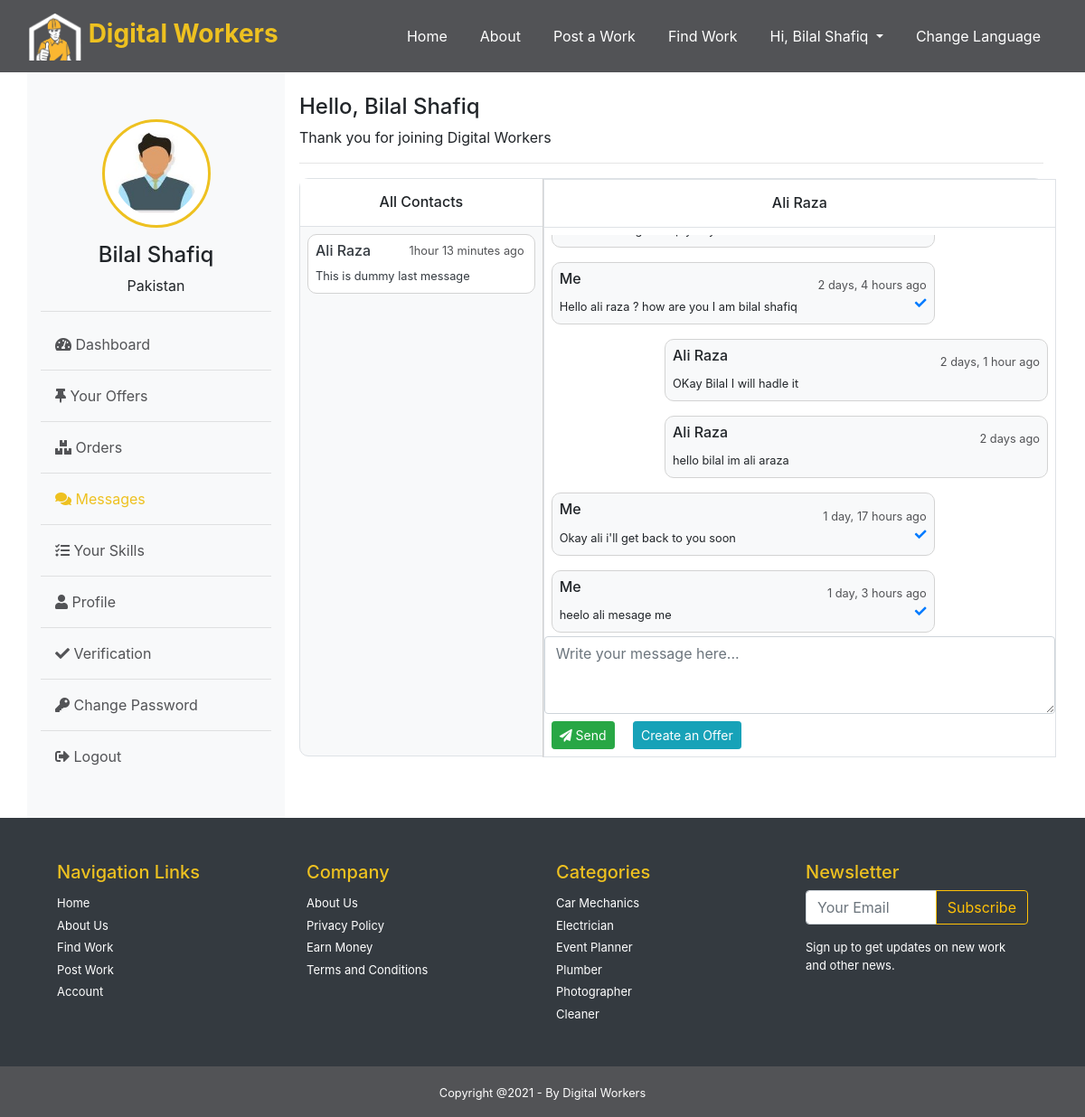
/worker/inbox?sender=2 (signed in), run on the app's committed database.
### Home/models.py (models this page shows, shortened)
class User(AbstractBaseUser):
    id = models.BigAutoField(primary_key=True)
    name = models.CharField(max_length=30, blank=True)
    email = models.EmailField(max_length=60, unique=True, blank=False)
    date_joined =models.DateTimeField(auto_now_add=True)
    last_login =models.DateTimeField(auto_now=True,blank=True)
    is_admin = BooleanField(default=False)
    is_active = BooleanField(default=True)
    is_staff = BooleanField(default=False)
    is_superuser = BooleanField(default=False)
    role = models.CharField(max_length=30, default='User', blank=True)
    USERNAME_FIELD = 'email'
    REQUIRED_FIELDS= [ 'name','role']
    objects  = MyUserManager()

### Buyer/models.py (models this page shows, shortened)
class Message(models.Model):
    id = models.BigAutoField(primary_key=True)
    sender = models.ForeignKey(settings.AUTH_USER_MODEL, on_delete=models.CASCADE, null=True, related_name="sender")
    reciever = models.ForeignKey(settings.AUTH_USER_MODEL, on_delete=models.CASCADE, null=True , related_name="reciever")
    message = models.TextField( null=True)
    sent_at=models.DateTimeField(auto_now_add=True)
    is_read=models.BooleanField(null=True, default=False)

### Middlewares/auth_worker.py (the view)
    def middleware(request):
        if not request.user.is_authenticated:
            messages.error(request, 'You need to login as Worker!')
            return redirect('login')
        elif request.user.role != 'worker':
            messages.error(request, 'You need to login as Worker!')
            return redirect('login')
        response = get_response(request)
        return response

### Middlewares/auth_worker.py (called while the page is built)
def auth_middleware(get_response):
    def middleware(request):
        if not request.user.is_authenticated:
            messages.error(request, 'You need to login as Worker!')
            return redirect('login')
        elif request.user.role != 'worker':
            messages.error(request, 'You need to login as Worker!')
            return redirect('login')
        response = get_response(request)
        return response
    return middleware

### Worker/views.py (called while the page is built, shortened)
@auth_middleware
def inbox(request):
    if request.method=="GET" and request.GET.get('sender') :
        sender=request.GET.get('sender')
    else:
        sender=1
    sender=User.objects.get(id=sender)
    contacts = Message.objects.filter(reciever=request.user)
    senders = contacts.values_list('sender__id', flat=True).distinct()
    user = User.objects.filter(id__in=senders)
    context={
        "contacts":user,
        "inboxs":Message.objects.filter( Q(reciever=request.user) & Q(sender=sender) | Q(sender=request.user) & Q(reciever=sender) ).order_by("sent_at"),
    }
    return render(request,"worker/inbox.html", context)

### templates/Worker/inbox.html (shortened to what this page needs)
{% extends 'Worker/layout.html' %}
{% block messages %}active{% endblock messages %}
{% load static %}
{% block body %}
<div class="message-box  bg-light border " style="height:40rem">
    <div class="row">
        <div class="col-md-4 pr-0 contact-col" style="height: 40rem; overflow:auto">
            <h6 class="p-3 bg-white border-bottom text-center">All Contacts</h6>
            {% for contact in contacts %}
             <a href="inbox?sender={{contact.id}}"  class="text-dark">
             <div class="contact-box p-2 m-2 " >
                <h6 class="" style="position: absolute; left: 20;">{{contact.name}}</h6> <small class="text-gray" style="position: absolute;right: 0; margin-right: 20px;">1hour 13 minutes ago</small> <br>
                <small>This is dummy last message</small>
            </div> </a>
            {% endfor %}
        </div>
        <div class="col-md-8 p-0 bg-white border" >
            <h6 class="p-3 bg-white border-bottom text-center">{{inboxs.0.sender.name}}</h6>
            <div style="height: 28rem; overflow:auto" id="scroll_box">
            {% for inbox in inboxs  %}
            {% if inbox.sender == request.user %}
                <div class="message-box p-2 m-2 w-75 bg-light float-left">
                    <h6 class="">Me</h6> <small class="float-right text-gray"  style="margin-top:-20px">{{inbox.sent_at|timesince}} ago</small>
                    <small>{{inbox.message}}</small>
                    <small class="float-right"><i class="fas fa-check text-primary"></i></small>
                </div>
            {% else %}
                <div class="message-box p-2 m-2 w-75 bg-light float-right">
                    <h6 class="">{{inbox.sender.name}}</h6> <small class="float-right text-gray" style="margin-top:-20px" >{{inbox.sent_at|timesince}} ago</small>
                    <small>{{inbox.message}}</small>
                </div>
            {% endif %}
            {% endfor %}
            </div>
            <div class="send-box ">
                <form action="" method="post"> <input type="hidden" name="rid" value="{{request.GET.sender}}">
                <textarea name="message" id="" class="form-control" required cols="120" rows="3" placeholder="Write your message here..."></textarea>
                <button type="submit" class="btn btn-sm btn-success m-2"><i class="fas fa-paper-plane"></i>  Send</button>
                <button class="btn btn-sm btn-info m-2">Create an Offer</button></form>
            </div>
        </div>
    </div>
</div>
{% endblock body %}

### templates/Worker/layout.html (shortened to what this page needs)
<!DOCTYPE html>
<html lang="en">
<head>
    {% load static %}
    <link rel="stylesheet" href="{% static 'css/style.css' %}">
    <link rel="stylesheet" href="{% static 'css/dashboard.css' %}">
    <link rel="stylesheet" href="https://cdn.jsdelivr.net/npm/bootstrap@4.6.0/dist/css/bootstrap.min.css"
>
     <link rel="stylesheet" href="https://pro.fontawesome.com/releases/v5.10.0/css/all.css"
/>
        <link rel="stylesheet" href="https://cdnjs.cloudflare.com/ajax/libs/OwlCarousel2/2.2.1/assets/owl.carousel.min.css">
        <link rel="stylesheet" href="https://cdnjs.cloudflare.com/ajax/libs/OwlCarousel2/2.2.1/assets/owl.theme.default.min.css">
</head>
<body >
    <nav class="navbar navbar-expand-lg navbar-dark bg-gray ">
          <div class="container-fluid">
        <a class="navbar-brand" href="home"><img src="{% static 'images/DIGITAL WORKERS.png' %}" width="60"  alt=""> Digital Workers</a>
        <div class="collapse navbar-collapse" id="navbarSupportedContent">
           <ul class="navbar-nav ml-auto">
            <li class="nav-item {% block home %}{% endblock home %}">
              <a class="nav-link" href="{% url 'index' %}">Home <span class="sr-only">(current)</span></a>
            </li>
            <li class="nav-item {% block about %}{% endblock about %}">
              <a class="nav-link" href="{% url 'about' %}">About</a>
            </li>
            <li class="nav-item {% block post_work %}{% endblock post_work %}">
                <a class="nav-link" href="{% url 'post_work' %}">Post a Work</a>
              </li>
              <li class="nav-item {% block find_work %}{% endblock find_work %}">
                <a class="nav-link" href="{% url 'find_work' %}">Find Work</a>
              </li>
              {% if user.is_authenticated %}
                <li class="nav-item dropdown">
                    <a id="navbarDropdown" class="nav-link dropdown-toggle" href="#" role="button" data-toggle="dropdown" aria-haspopup="true" aria-expanded="false" v-pre>
                     Hi, {% if user.name %} {{user.name}} {% else %}  User Name {% endif %}
                    </a>
                </li>
               {% endif %}
               <li class="nav-item ">
                <a class="nav-link" data-toggle="modal" data-target=".bd-example-modal-lg" >Change Language</a>
              </li>
          </ul>
        </div>
         </div>
    </nav>
<div class="container">
    <div class="row">
        <div class="col-md-3 bg-light">
             <br> <br>
            <div class="info text-center mt-1">
             <img class="user-img" src=" {% static 'images/client.jpg' %}"  alt="">
             <h4 class="mt-3"> {{request.user.name}}</h4>
             <p>{{request.user.location}}  Pakistan</p>
             <hr>
             <ul class="text-left  custom-nav p-0 ">
             <li class="nav-link"><a href="{% url 'worker_dashboard' %}" class=" text-gray fs-16 {% block dashboard %}{% endblock dashboard %}" ><i class="fas fa-tachometer-alt "></i> Dashboard</a>  </li> <hr class="my-2">
             <li class="nav-link"><a href="{% url 'worker_offers' %}" class="text-gray fs-16 {% block offers %}{% endblock offers %}" ><i class="fas fa-thumbtack"></i> Your Offers</a>  </li><hr class="my-2">
             <li class="nav-link"> <a href="{% url 'worker_orders' %}" class=" text-gray fs-16 {% block orders %}{% endblock orders %}"><i class="fas fa-boxes"></i> Orders</a> </li><hr class="my-2">
             <li class="nav-link"><a href="{% url 'worker_inbox' %}" class="  text-gray fs-16 {% block messages %}{% endblock messages %}"><i class="fas fa-comments"></i> Messages</a>  </li><hr class="my-2">
             <li class="nav-link"><a href="{% url 'skills' %}" class="  text-gray fs-16 {% block skills %}{% endblock skills %}"><i class="fas fa-tasks"></i> Your Skills</a>  </li><hr class="my-2">
             <li class="nav-link"><a href="{% url 'worker_profile' %}" class="  text-gray fs-16 {% block profile %}{% endblock profile %}"><i class="fas fa-user"></i> Profile</a>  </li><hr class="my-2">
              <li class="nav-link"><a href="{% url 'verification' %}" class="  text-gray fs-16 {% block verification %}{% endblock verification %}"><i class="fas fa-check"></i> Verification</a>  </li><hr class="my-2">
             <li class="nav-link"><a href="{% url 'worker_change_password' %}" class="{% block change_pass %}{% endblock change_pass %}  text-gray fs-16"><i class="fas fa-key"></i> Change Password</a>  </li><hr class="my-2">
             <li class="mb-5 nav-link"><a href="{% url 'logout' %}" class=" text-gray fs-16 "><i class="fas fa-sign-out-alt"></i> Logout</a> </li>
             </ul>
            </div>
        </div>
        <div class="col-md-9 p-3 col2">
            <h4 class="pt-2">Hello, {{request.user.name}}</h4>
            <p>Thank you for joining Digital Workers</p> <hr>
                {% block body %}{% endblock body %}
        </div>
    </div>
</div>
<footer class="bg-dark p-5">
  <div class="footer container  text-white ">
    <div class="row" style="font-size: small;">
      <div class="col-md-3 ">
        <h5 class="text-yellow">Navigation Links</h5>
        <ul class="navbar-nav footer-list" >
          <li><a href="">Home</a></li>
          <li><a href="">About Us</a></li>
          <li><a href="">Find Work</a></li>
          <li><a href="">Post Work</a></li>
          <li><a href="">Account</a></li>
        </ul>
      </div>
      <div class="col-md-3">
        <h5 class="text-yellow">Company </h5>
        <ul class="navbar-nav footer-list" >
          <li><a href=""> About Us</a></li>
          <li><a href=""></a>Privacy Policy</a></li>
          <li><a href=""></a>Earn Money</a></li>
          <li><a href=""></a>Terms and Conditions</a></li>
        </ul>
      </div>
      <div class="col-md-3">
        <h5 class="text-yellow">Categories </h5>
        <ul class="navbar-nav footer-list" >
          <li><a href="">Car Mechanics</a></li>
          <li><a href="">Electrician</a></li>
          <li><a href="">Event Planner</a></li>
          <li><a href="">Plumber</a></li>
          <li><a href="">Photographer</a></li>
          <li><a href="">Cleaner</a></li>
        </ul>
      </div>
      <div class="col-md-3">
        <h5 class="text-yellow">Newsletter </h5>
        <div class="input-group mb-3">
          <input type="text" class="form-control" placeholder="Your Email" aria-label="Recipient's username" aria-describedby="basic-addon2">
          <div class="input-group-append">
            <button class="btn btn-outline-warning" type="button">Subscribe</button>
          </div>
        </div>
        <p>Sign up to get updates on new work and other news.</p>
      </div>
  </div>
  </div>
</footer>
<section class="footer-bottom bg-gray text-center text-white p-3">
  <small>Copyright @2021 - By Digital Workers</small>
</section>
</body>
</html>

### static/css/style.css (style rules this page uses)
html,body { margin:0; padding:0; overflow-x:hidden; }
.bg-gray { background-color: #525356; }
.text-gray { color: #525356; }
.navbar-brand { font-size: 28px !important; font-weight: bold; color: #EEC120 !important; }
.text-yellow { color: #EEC120; }
.nav-item { margin: 0px 10px; }
.nav-link { color: white !important; }
.footer-list >li> a { color: white !important; }
.footer-list >li { padding-top:5px; }

### static/css/dashboard.css (style rules this page uses)
.nav-link > .active { color: #EEC120 ; }
.user-img { border:3px solid #EEC120; border-radius:50%; width:120px; height:120px;padding:10px; background:white; }
.contact-col { border-right: 1px solid lightgrey; }
.contact-box { border: 1px solid lightgrey; background-color: white; border-radius: 10px; }
.message-box { border: 1px solid lightgrey; border-radius: 10px; }
.send-box { position: absolute; bottom: 0; }

### data on the page
User: name "Bilal Shafiq", user.name "Bilal Shafiq"
User: name "Ali Raza"
Message: sender.name "Ali Raza"
Message: sent_at "2 days, 4 hours", message "Hello ali raza ? how are you I am bilal shafiq"
Message: sender.name "Ali Raza", sent_at "2 days, 1 hour", message "OKay Bilal I will hadle it"
Message: sender.name "Ali Raza", sent_at "2 days", message "hello bilal im ali araza"
Message: sent_at "1 day, 17 hours", message "Okay ali i'll get back to you soon"
Message: sent_at "1 day, 3 hours", message "heelo ali mesage me"
